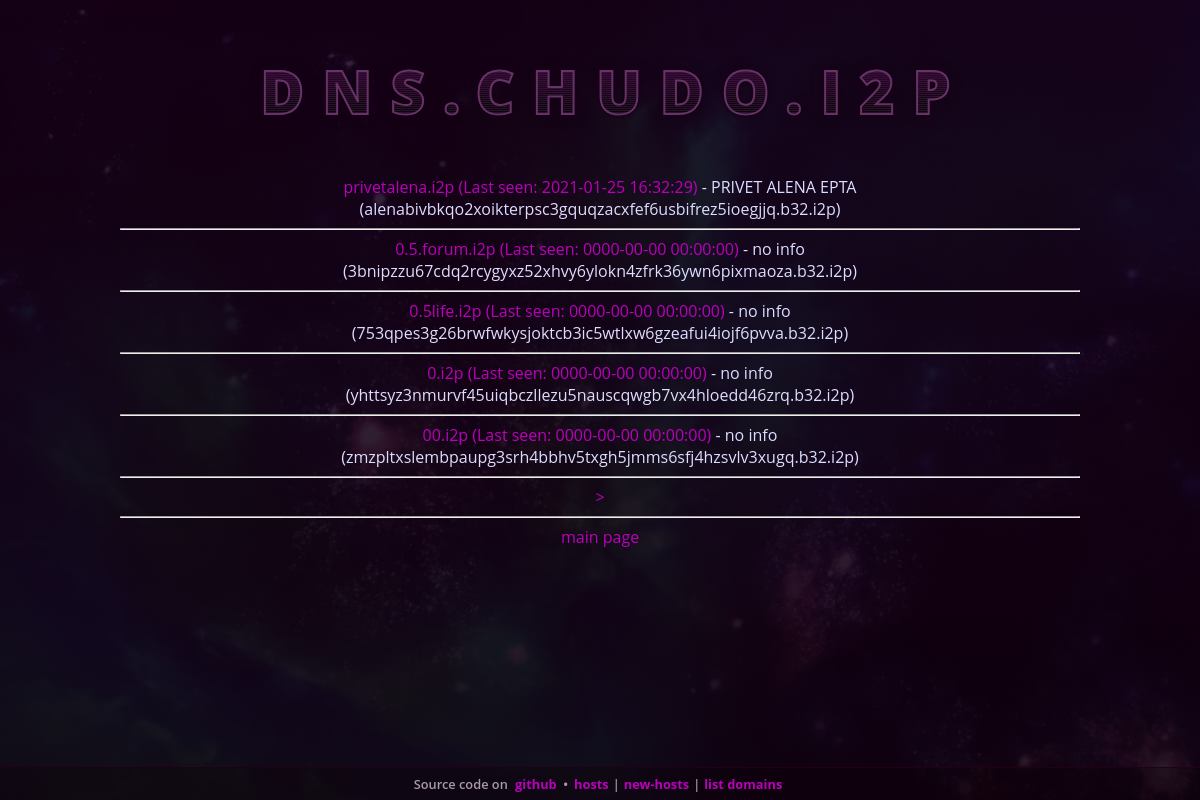
Page /list_domains.php on the committed database.
### tables this page shows
CREATE TABLE `domains` (
  `host` varchar(255) DEFAULT NULL,
  `description` text DEFAULT NULL,
  `b64` text DEFAULT NULL
);

CREATE TABLE `cache_online` (
  `domain` varchar(255) DEFAULT NULL,
  `status` tinyint(1) DEFAULT NULL,
  `last_request` timestamp NOT NULL DEFAULT current_timestamp(),
  `last_online` timestamp NOT NULL DEFAULT '0000-00-00 00:00:00'
);

### classes/addressbook_class_mysql.php (called while the page is built, shortened)
<?php
	require_once("base64_class.php");
	class addressbook_service{
		protected function escapeString($t,$is_sqlite=false){
			return $this->db->real_escape_string($t);
		}
		public function __construct(){
			$this->db = new mysqli(DB_HOST, DB_USER, DB_PASS, DB_DB);
		}
		protected function createTablesIfNotExists(){
			$this->db->query('CREATE TABLE IF NOT EXISTS domains (host varchar(255), description TEXT, b64 TEXT);');
			$this->db->query('CREATE TABLE IF NOT EXISTS tmp_files (host varchar(255), namefile varchar(255));');
		}
		public function getDomains($a=0,$b=15){
			$a = intval($a);
			$b = intval($b);
			$results = $this->db->query("SELECT * FROM domains LIMIT $a,$b");
			$ret=array();
			while ($row = $results->fetch_array()) {
			    $ret[] = $row;
			}
			return $ret;
		}
		public function existOnlineStatus($domain){
			$domain = $this->escapeString($domain);
			$res=$this->db->query("SELECT * FROM cache_online WHERE domain='$domain'");
			$row = $res->fetch_array();
			if ($row)
				return $row;
			return false;
		}
	};
?>

### classes/base64_class.php (called while the page is built, shortened)
<?php
class b32_b64 {
  private $b64Trans = array("-" => "+", "~" => "/");
  private $b32alphabet = 'abcdefghijklmnopqrstuvwxyz234567';
  private function b32encode(string $data): string
  {
    $data = str_split($data);
    $binary = implode("", array_map(function ($character) {
      return sprintf("%08b", ord($character));
    }, $data));
    $binary = str_split($binary, 5);
    $last = array_pop($binary);
    if (null !== $last) {
      $binary[] = str_pad($last, 5, "0", STR_PAD_RIGHT);
    }
    $encoded = implode("", array_map(function ($fivebits) {
      $index = bindec($fivebits);
      return $this->b32alphabet[$index];
    }, $binary));
    return $encoded;
  }
  public function b32from64(string $data): string
  {
    $bytes = base64_decode(strtr($data, $this->b64Trans));
    return $this->b32encode(hash('sha256', $bytes, true));
  }
}

### list_domains.php (the view, shortened to what this page needs)
<?php include('templates/header.php');?>
<?php
function request(){
		require_once("classes/base64_class.php");
		require_once('classes/addressbook_class_mysql.php');
		$addressbook = new addressbook_service();
		$offset=0;
		$domains=$addressbook->getDomains($offset, 5);
		echo "<div id='domains'>";
		foreach( $domains as $value){
		 $host=$value['host'];
		 $b64=$value['b64'];
		 $desc=$value['description'];
		 $cache_online=$addressbook->existOnlineStatus($host);
		 $last_online=$cache_online['last_online'];
		 $b32 = (new b32_b64())->b32from64($b64) . ".b32.i2p";
		 if( !strlen($desc) ) $desc = "no info";
		 echo "<a href='http://$host/?i2paddresshelper=$b64'>$host (Last seen: $last_online)</a> - $desc  <br/>($b32)<hr/>";
		}
		$np=$offset+5;
		echo "<a href='?o=$np'>&gt;</a><hr/><a href=index.php>main page</a>";
		echo "</div>";
		return true;
	}
request();
?>
<?php include('templates/footer.php');?>

### templates/header.php (shortened to what this page needs)
<!DOCTYPE HTML>
<html>
	<head>
		<link rel="stylesheet" href="css/css.css">
	</head>
<body>
	<header>
		<div id='dns'><?php echo BRANDNAME; ?></div>
	</header>

### templates/footer.php
	<footer>
		<p>Source code on <a href='https://github.com/wipedlifepotato/dns.chudo.i2p'>github</a></p>
		<p><a href='hosts.txt'>hosts</a>|<a href='new-hosts.txt'>new-hosts</a>|<a href='list_domains.php'>list domains</a></p>
	</footer>
</body>
</html>

### css/css.css (style rules this page uses)
html, body { min-height: 100%; }
html { color: #ddf; background: linear-gradient(to bottom, rgba(24,0,24,.85), rgba(16,0,16,.9)), url(chudo.webp) center center no-repeat; background-size: 100% 100%, cover; }
body { margin: 5% 10% 48px; font-size: 12pt; font-family: Open Sans, Ubuntu Sans, Segoe UI, sans-serif; }
a:link, a:visited { color:#b0b; text-decoration: none; }
#dns { margin: -1% -3% 4.5% 0; letter-spacing:.3em; text-align:center; font-size:4em; font-size:5vw; font-weight: 900; text-transform: uppercase; background: repeating-linear-gradient(to bottom, rgba(80,32,80,.7) 2px, rgba(0,0,0,0) 4px), linear-gradient(to bottom, rgba(48,0,48,.5) 30%, #000 70%); background-clip: text; color: none !important; -webkit-background-clip: text !important; -webkit-text-fill-color: transparent; -webkit-text-stroke: 2px #636; filter: drop-shadow(0 0 3px #101) drop-shadow(0 0 4px rgba(32,0,32,.5)); }
footer { margin: -1px 2px 2px; padding: 5px; position: fixed; left: -2px; right: -2px; bottom: -2px; text-align: center; font-size: 80%; font-weight: 600; border-top: 1px solid #201; background: rgba(16,0,8,.3); }
footer a { font-weight: 700; padding: 0 4px; }
footer p { margin: 2px; padding: 0; display: inline-block; color: #a9a; }
footer p:first-child::after { margin-right: -8px; width: 10px; height: 2px; display: inline-block; text-align: center; content: "•"; }
#domains { text-align:center; }

### rows in the picture
domains: host "privetalena.i2p", cache_online.last_online "2021-01-25 16:32:29", description "PRIVET ALENA EPTA", b64 "alenabivbkqo2xoikterpsc3gquqzacxfef6usbifrez5ioegjjq.b32.i2p"
domains: host "0.5.forum.i2p", cache_online.last_online "0000-00-00 00:00:00", description "no info", b64 "3bnipzzu67cdq2rcygyxz52xhvy6ylokn4zfrk36ywn6pixmaoza.b32.i2p"
domains: host "0.5life.i2p", cache_online.last_online "0000-00-00 00:00:00", description "no info", b64 "753qpes3g26brwfwkysjoktcb3ic5wtlxw6gzeafui4iojf6pvva.b32.i2p"
domains: host "0.i2p", cache_online.last_online "0000-00-00 00:00:00", description "no info", b64 "yhttsyz3nmurvf45uiqbczllezu5nauscqwgb7vx4hloedd46zrq.b32.i2p"
domains: host "00.i2p", cache_online.last_online "0000-00-00 00:00:00", description "no info", b64 "zmzpltxslembpaupg3srh4bbhv5txgh5jmms6sfj4hzsvlv3xugq.b32.i2p"

### other values in the picture
BRANDNAME "DNS.CHUDO.I2P"
